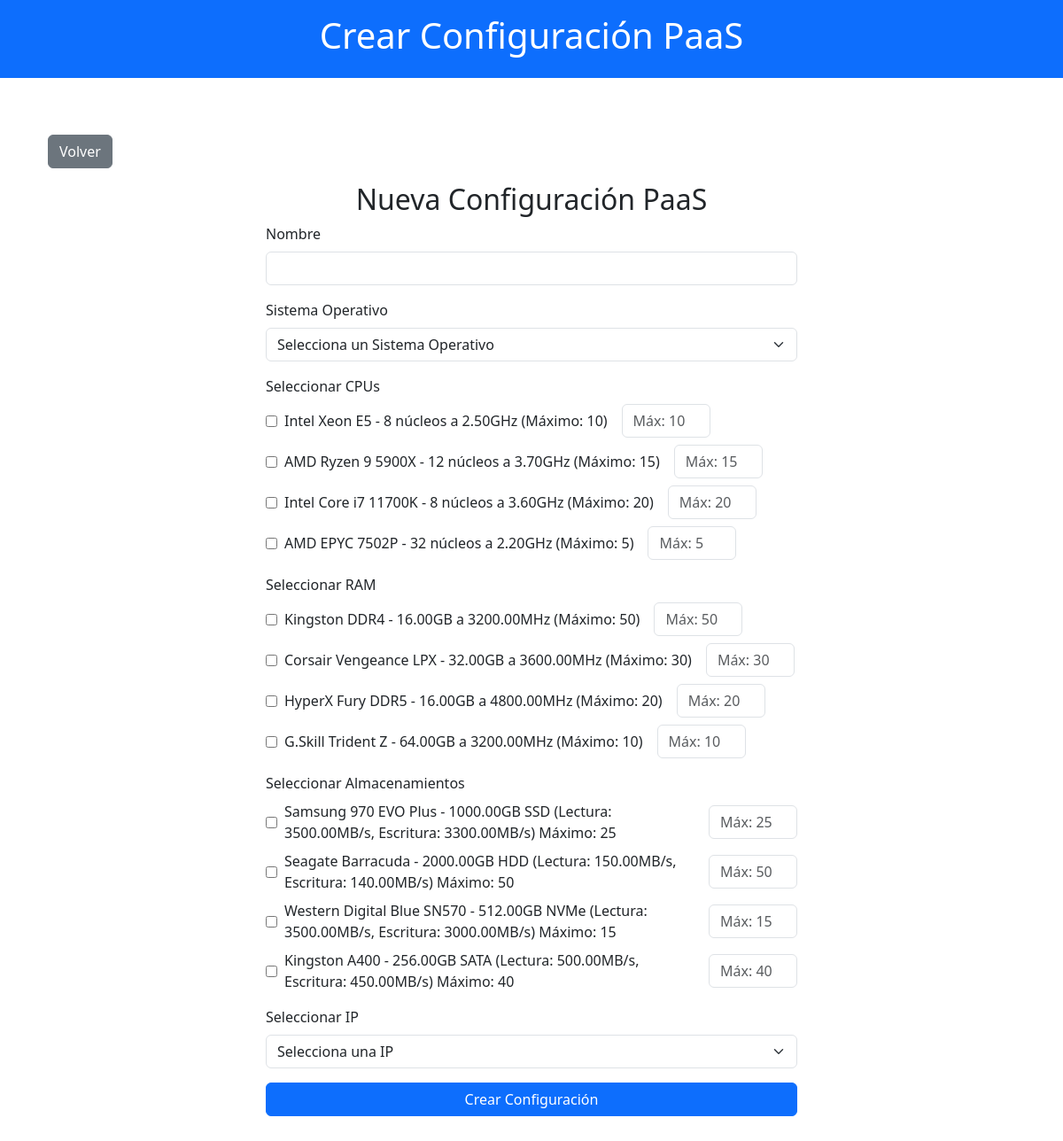
The page /trabajador/crear_paas.php (signed in) on the database its author committed.
### tables this page shows
CREATE TABLE `cpu` (
  `idCPU` int(11) NOT NULL,
  `Nombre` varchar(100) NOT NULL,
  `Fabricante` varchar(100) NOT NULL,
  `Arquitectura` varchar(50) NOT NULL,
  `Nucleos` int(11) NOT NULL,
  `Frecuencia` decimal(10,2) NOT NULL,
  `PrecioH` decimal(10,2) NOT NULL,
  `Cantidad` int(11) NOT NULL
);

CREATE TABLE `ram` (
  `idRAM` int(11) NOT NULL,
  `Nombre` varchar(100) NOT NULL,
  `Fabricante` varchar(100) NOT NULL,
  `Frecuencia` decimal(10,2) NOT NULL,
  `Capacidad` decimal(10,2) NOT NULL,
  `Tipo` varchar(50) NOT NULL,
  `PrecioH` decimal(10,2) NOT NULL,
  `Cantidad` int(11) NOT NULL
);

CREATE TABLE `almacenamiento` (
  `idAlmacenamiento` int(11) NOT NULL,
  `Nombre` varchar(100) NOT NULL,
  `Tipo` varchar(50) NOT NULL,
  `VelocidadLectura` decimal(10,2) NOT NULL,
  `VelocidadEscritura` decimal(10,2) NOT NULL,
  `Capacidad` decimal(10,2) NOT NULL,
  `PrecioH` decimal(10,2) NOT NULL,
  `Cantidad` int(11) NOT NULL
);

### public/trabajador/crear_paas.php (the view, shortened to what this page needs)
<?php
include '../../includes/db_connect.php';
$cpus = $conn->query("SELECT * FROM cpu");
$rams = $conn->query("SELECT * FROM ram");
$almacenamientos = $conn->query("SELECT * FROM almacenamiento");
?>
<!DOCTYPE html>
<html lang="es">
<head>
    <link href="https://cdn.jsdelivr.net/npm/bootstrap@5.3.0/dist/css/bootstrap.min.css" rel="stylesheet">
    <link href="css/estilos.css" rel="stylesheet">
</head>
<body>
    <header class="bg-primary text-white text-center py-3">
        <h1>Crear Configuración PaaS</h1>
    </header>
    <main class="container my-5">
        <div class="container my-3">
            <a href="modificar_paas.php" class="btn btn-secondary">Volver</a>
        </div>
        <h2 class="text-center">Nueva Configuración PaaS</h2>
        <form method="POST" action="crear_paas.php" class="mx-auto" style="max-width: 600px;">
            <div class="mb-3">
                <label for="nombre" class="form-label">Nombre</label>
                <input type="text" class="form-control" id="nombre" name="nombre" required>
            </div>
            <div class="mb-3">
                <label for="idSO" class="form-label">Sistema Operativo</label>
                <select class="form-select" id="idSO" name="idSO" required>
                    <option value="">Selecciona un Sistema Operativo</option>
                </select>
            </div>
            <div class="mb-3">
                <label class="form-label">Seleccionar CPUs</label>
                <?php while ($row = $cpus->fetch_assoc()): ?>
                    <div class="d-flex align-items-center mb-2">
                        <input type="checkbox" name="cpus[]" value="<?php echo $row['idCPU']; ?>">
                        <span class="ms-2"><?php echo htmlspecialchars($row['Nombre'] . ' - ' . $row['Nucleos'] . ' núcleos a ' . $row['Frecuencia'] . 'GHz (Máximo: ' . $row['Cantidad'] . ')'); ?></span>
                        <input type="number"
                               name="cantidad_cpu_<?php echo $row['idCPU']; ?>"
                               min="1"
                               max="<?php echo $row['Cantidad']; ?>"
                               class="form-control ms-3"
                               style="max-width: 100px;"
                               placeholder="Máx: <?php echo $row['Cantidad']; ?>">
                    </div>
                <?php endwhile; ?>
            </div>
            <div class="mb-3">
                <label class="form-label">Seleccionar RAM</label>
                <?php while ($row = $rams->fetch_assoc()): ?>
                    <div class="d-flex align-items-center mb-2">
                        <input type="checkbox" name="rams[]" value="<?php echo $row['idRAM']; ?>">
                        <span class="ms-2"><?php echo htmlspecialchars($row['Nombre'] . ' - ' . $row['Capacidad'] . 'GB a ' . $row['Frecuencia'] . 'MHz (Máximo: ' . $row['Cantidad'] . ')'); ?></span>
                        <input type="number"
                               name="cantidad_ram_<?php echo $row['idRAM']; ?>"
                               min="1"
                               max="<?php echo $row['Cantidad']; ?>"
                               class="form-control ms-3"
                               style="max-width: 100px;"
                               placeholder="Máx: <?php echo $row['Cantidad']; ?>">
                    </div>
                <?php endwhile; ?>
            </div>
            <div class="mb-3">
                <label class="form-label">Seleccionar Almacenamientos</label>
                <?php while ($row = $almacenamientos->fetch_assoc()): ?>
                    <div class="d-flex align-items-center mb-2">
                        <input type="checkbox" name="almacenamientos[]" value="<?php echo $row['idAlmacenamiento']; ?>">
                        <span class="ms-2"><?php echo htmlspecialchars($row['Nombre'] . ' - ' . $row['Capacidad'] . 'GB ' . $row['Tipo'] . ' (Lectura: ' . $row['VelocidadLectura'] . 'MB/s, Escritura: ' . $row['VelocidadEscritura'] . 'MB/s) Máximo: ' . $row['Cantidad']); ?></span>
                        <input type="number"
                               name="cantidad_almacenamiento_<?php echo $row['idAlmacenamiento']; ?>"
                               min="1"
                               max="<?php echo $row['Cantidad']; ?>"
                               class="form-control ms-3"
                               style="max-width: 100px;"
                               placeholder="Máx: <?php echo $row['Cantidad']; ?>">
                    </div>
                <?php endwhile; ?>
            </div>
            <div class="mb-3">
                <label class="form-label">Seleccionar IP</label>
                <select class="form-select" name="idIp" required>
                    <option value="">Selecciona una IP</option>
                </select>
            </div>
            <button type="submit" class="btn btn-primary w-100">Crear Configuración</button>
        </form>
    </main>
</body>
</html>

### public/css/estilos.css (style rules this page uses)
body { display: flex; flex-direction: column; min-height: 100vh; margin: 0; }
main { flex: 1; }
header { background-color: #007bff; color: white; padding: 1rem 0; text-align: center; }

### rows shown on the page
cpu: Nombre+Nucleos+Frecuencia "Intel Xeon E5 - 8 núcleos a 2.50GHz (Máximo: 10)", idCPU+Cantidad "Máx: 10"
cpu: Nombre+Nucleos+Frecuencia "AMD Ryzen 9 5900X - 12 núcleos a 3.70GHz (Máximo: 15)", Cantidad "Máx: 15"
cpu: Nombre+Nucleos+Frecuencia "Intel Core i7 11700K - 8 núcleos a 3.60GHz (Máximo: 20)", Cantidad "Máx: 20"
cpu: Nombre+Nucleos+Frecuencia "AMD EPYC 7502P - 32 núcleos a 2.20GHz (Máximo: 5)", Cantidad "Máx: 5"
ram: Nombre+Capacidad+Frecuencia "Kingston DDR4 - 16.00GB a 3200.00MHz (Máximo: 50)", Cantidad "Máx: 50"
ram: Nombre+Capacidad+Frecuencia "Corsair Vengeance LPX - 32.00GB a 3600.00MHz (Máximo: 30)", Cantidad "Máx: 30"
ram: Nombre+Capacidad+Frecuencia "HyperX Fury DDR5 - 16.00GB a 4800.00MHz (Máximo: 20)", Cantidad "Máx: 20"
ram: Nombre+Capacidad+Frecuencia "G.Skill Trident Z - 64.00GB a 3200.00MHz (Máximo: 10)", Cantidad "Máx: 10"
almacenamiento: Nombre+Capacidad+Tipo "Samsung 970 EVO Plus - 1000.00GB SSD (Lectura: 3500.00MB/s, Escritura: 3300.00MB/s) Máximo: 25", Cantidad "Máx: 25"
almacenamiento: Nombre+Capacidad+Tipo "Seagate Barracuda - 2000.00GB HDD (Lectura: 150.00MB/s, Escritura: 140.00MB/s) Máximo: 50", Cantidad "Máx: 50"
almacenamiento: Nombre+Capacidad+Tipo "Western Digital Blue SN570 - 512.00GB NVMe (Lectura: 3500.00MB/s, Escritura: 3000.00MB/s) Máximo: 15", Cantidad "Máx: 15"
almacenamiento: Nombre+Capacidad+Tipo "Kingston A400 - 256.00GB SATA (Lectura: 500.00MB/s, Escritura: 450.00MB/s) Máximo: 40", idAlmacenamiento+Cantidad "Máx: 40"
